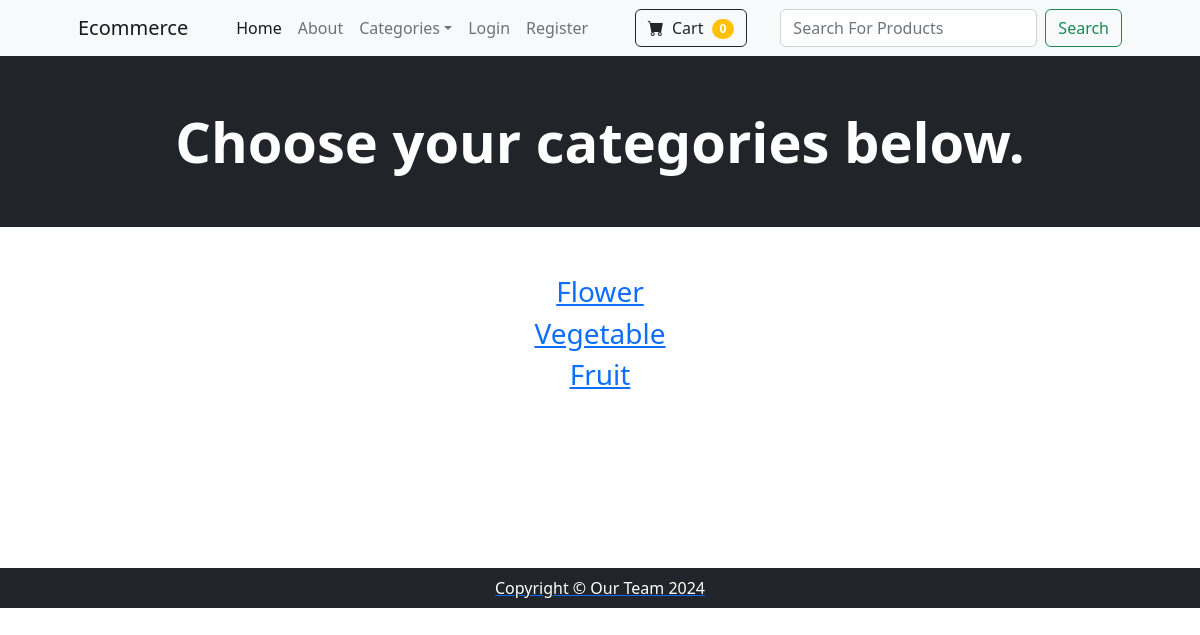
Page /category_summery/ on the committed database.
### store/models.py (models this page shows)
class Category(models.Model):
    name = models.CharField(max_length=50)
    def __str__(self):
        return self.name
    class Meta:
        verbose_name_plural = 'categories'

### store/views.py (the view)
# urls.py: path('category_summery/', views.category_summery, name='category_summery'),
def category_summery(request):
    categories = Category.objects.all()
    return render(request, 'category_summery.html', {"categories":categories})

### cart/cart.py (called while the page is built)
    def __len__(self):
        return len(self.cart)

### cart/context_processors.py (called while the page is built)
def cart(request):
    return{'cart': Cart(request)}    # Return the default data from our Cart

### store/templates/category_summery.html
{% extends "base.html" %}
{% block content %}
    <header class="bg-dark py-1">
        <div class="container px-4 px-lg-5 my-5">
            <div class="text-center text-white">
                <h1 class="display-4 fw-bolder">Choose your categories below.</h1>
            </div>
        </div>
    </header><br><br>
    <div class="container mb-5">
        <div class="row">
            <center>
                <div class="col-8">
                    {% for category in categories %}
                        <h3><a href="{% url 'category' category %}">{{ category }}</h3>
                    {% endfor %}
                </div>
            </center>
        </div>
    </div><br><br><br><br><br>
{% endblock content %}

### rows in the picture
Category: name "Flower"
Category: name "Vegetable"
Category: name "Fruit"

### other values in the picture
{{ cart|length }} "0"
